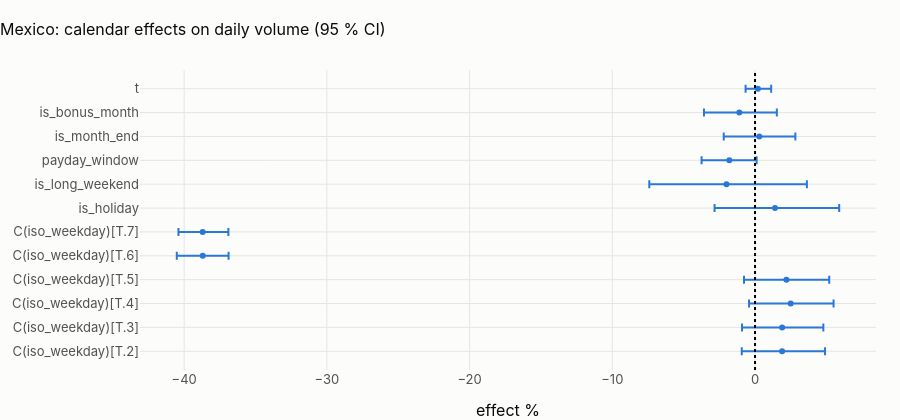

The notebook cell this image was saved under:
### Code cell
eff = coef.reset_index().rename(columns={"index": "term"})
eff["lo %"] = 100 * (np.exp(eff.ci_low) - 1)
eff["hi %"] = 100 * (np.exp(eff.ci_high) - 1)
fig = px.scatter(
    eff,
    x="effect %",
    y="term",
    error_x=eff["hi %"] - eff["effect %"],
    error_x_minus=eff["effect %"] - eff["lo %"],
    title=f"{CTRY.title}: calendar effects on daily volume (95 % CI)",
)
fig.add_vline(x=0, line_dash="dot")
fig.update_layout(height=420, yaxis_title=None)
fig.show()


def says(term: str, label: str) -> str:
    if term not in coef.index:
        return f"{label}: not estimable."
    r = coef.loc[term]
    sig = r.p_value < 0.01
    return f"{label}: **{r['effect %']:+.1f} %** " + (
        "(significant)" if sig else f"(not significant, p = {r.p_value:.2f})"
    )


display(
    Markdown(
        "\n".join(
            [
                "**What the calendar explains in " + CTRY.name + f"** (R² {model.rsquared:.2f}):",
                "* " + says("C(iso_weekday)[T.6]", "Saturday versus Monday"),
                "* " + says("C(iso_weekday)[T.7]", "Sunday versus Monday"),
                "* " + says("is_holiday", "a holiday"),
                "* " + says("payday_window", "the three days after a payday"),
                "* " + says("is_month_end", "month end"),
                "* " + says("is_bonus_month", "bonus month"),
                "* " + says("t", "trend per year"),
            ]
        )
    )
)

### Figure 1 — Plotly figure (JSON) as saved in the notebook; plotly's stock layout.template omitted (floating-point values rounded to 4 significant figures)
{"data": [{"error_x": {"array": [3.006, 2.887, 3.003, 2.999, 1.813, 1.8, 4.498, 5.634, 1.913, 2.527, 2.629, 0.9311], "arrayminus": [2.83, 2.81, 2.919, 2.973, 1.815, 1.697, 4.235, 5.409, 1.945, 2.493, 2.478, 0.8622]}, "hovertemplate": "effect %=%{x}<br>term=%{y}<extra></extra>", "legendgroup": "", "marker": {"color": "#2a78d6", "symbol": "circle"}, "mode": "markers", "name": "", "orientation": "h", "showlegend": false, "type": "scatter", "x": [1.9, 1.9, 2.5, 2.2, -38.7, -38.7, 1.4, -2.0, -1.8, 0.3, -1.1, 0.2], "xaxis": "x", "y": ["C(iso_weekday)[T.2]", "C(iso_weekday)[T.3]", "C(iso_weekday)[T.4]", "C(iso_weekday)[T.5]", "C(iso_weekday)[T.6]", "C(iso_weekday)[T.7]", "is_holiday", "is_long_weekend", "payday_window", "is_month_end", "is_bonus_month", "t"], "yaxis": "y"}], "layout": {"height": 420, "legend": {"tracegroupgap": 0}, "shapes": [{"line": {"dash": "dot"}, "type": "line", "x0": 0, "x1": 0, "xref": "x", "y0": 0, "y1": 1, "yref": "y domain"}], "title": {"text": "Mexico: calendar effects on daily volume (95 % CI)"}, "xaxis": {"anchor": "y", "domain": [0.0, 1.0], "title": {"text": "effect %"}}, "yaxis": {"anchor": "x", "domain": [0.0, 1.0], "title": {}}}}
